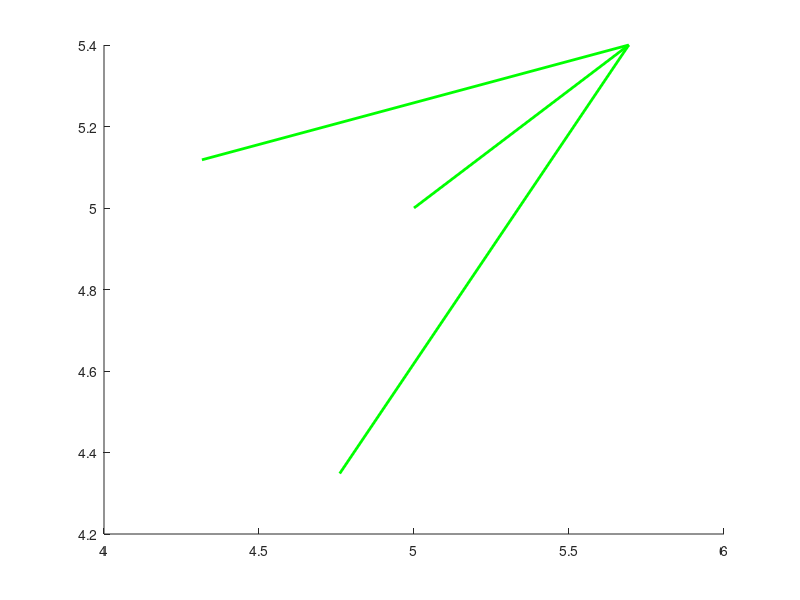

Here is the MATLAB script that generated this plot: (Note: this script raises an error after producing the figure.)
clc;clear; close all;
figure(1);
circle=[5,5,1.5]; pose=[5,5,pi/6];
hold on;
quiver(pose(1),pose(2),0.8*cos(pose(3)),0.8*sin(pose(3)),'g','LineWidth',2,'MaxHeadSize',1,'AutoScaleFactor',0.89,'AutoScale','off')
plot_circle([5,5],1.5); axis([0,10,0,10]);
plot(pose(1),pose(2),'g.','MarkerSize',18);
[x1,y1,x2,y2]=P1P2(pose,circle);
[left,right]= vert_cal(pose,0.7);
plot([x1,x2],[y1,y2],'r')
plot(x1,y1,'k.','MarkerSize',15); plot(x2,y2,'k.','MarkerSize',15);
plot(left(1),left(2),'m.','MarkerSize',15);
plot(right(1),right(2),'m.','MarkerSize',15)
text(x1-0.3,y1-0.3,'P_1')
text(x2-0.3,y2-0.3,'P_2')
text(pose(1)-0.3,pose(2)-0.3,'P^c_i')
text(left(1)-0.3,left(2)-0.3,'P_3')
text(right(1)-0.3,right(2)-0.3,'P_4')
plot_circle2([x1,y1],0.5);
plot_circle2([x2,y2],0.5);
saveas(gca,'baseline_case1.eps','psc2');

figure(2);
circle=[5,5,1.5]; pose=[4,4,pi/4];
hold on;
quiver(pose(1),pose(2),0.8*cos(pose(3)),0.8*sin(pose(3)),'g','LineWidth',2,'MaxHeadSize',1,'AutoScaleFactor',0.89,'AutoScale','off')
plot_circle([5,5],1.5); axis([0,10,0,10]);
plot(4,4,'g.','MarkerSize',18);
[x1,y1,x2,y2]=P1P2(pose,circle);
[left,right]= vert_cal(pose,1.7);
plot([left(1),right(1)],[left(2),right(2)],'r')
plot(x1,y1,'k.','MarkerSize',15); plot(x2,y2,'k.','MarkerSize',15);
plot(left(1),left(2),'m.','MarkerSize',15);
plot(right(1),right(2),'m.','MarkerSize',15)
text(x1-0.3,y1-0.3,'P_1')
text(x2-0.3,y2-0.3,'P_2')
text(pose(1)-0.3,pose(2)-0.3,'P^c_i')
text(left(1)-0.3,left(2)-0.3,'P_3')
text(right(1)-0.3,right(2)-0.3,'P_4')
plot_circle2([left(1),left(2)],0.5);
plot_circle2([right(1),right(2)],0.5);
saveas(gca,'baseline_case2.eps','psc2');


figure(3);
circle=[5,5,1.5]; 
pose=[3.5,4,2*pi/5];
hold on;
quiver(pose(1),pose(2),0.8*cos(pose(3)),0.8*sin(pose(3)),'g','LineWidth',2,'MaxHeadSize',1,'AutoScaleFactor',0.89,'AutoScale','off')
plot_circle([5,5],1.5); axis([0,10,0,10]);
plot(pose(1),pose(2),'g.','MarkerSize',18);
[x1,y1,x2,y2]=P1P2(pose,circle);
[left,right]= vert_cal(pose,1.1);
plot([left(1),x2],[left(2),y2],'r')
plot(x1,y1,'k.','MarkerSize',15); plot(x2,y2,'k.','MarkerSize',15);
plot(left(1),left(2),'m.','MarkerSize',15);
plot(right(1),right(2),'m.','MarkerSize',15)
text(x1-0.3,y1-0.3,'P_1')
text(x2-0.3,y2-0.3,'P_2')
text(left(1)-0.3,left(2)-0.3,'P_3')
text(right(1)-0.3,right(2)-0.3,'P_4')
text(pose(1)-0.3,pose(2)-0.3,'P^c_i')
plot_circle2([left(1),left(2)],0.5);
plot_circle2([x2,y2],0.5);
saveas(gca,'baseline_case3.eps','psc2');




function [x1,y1,x2,y2]=P1P2(pose,circle)
x=pose(1); y=pose(2);
k=tan(pose(3)+pi/2);
b=pose(2)-k*pose(1);
aa=1+k^2;
bb=-2*circle(1)+2*k*(b-circle(2));
cc= circle(1)^2+(b-circle(2))^2-circle(3)^2;   
x1=1/(2*aa)*(-bb-sqrt(bb^2-4*aa*cc));
y1=y+(x1-x)*k;
x2=1/(2*aa)*(-bb+sqrt(bb^2-4*aa*cc));
y2=y-(x-x2)*k; 
end
function plot_circle(center, radius)
theta = linspace(0,2*pi,100);
x=center(1); y=center(2);
xc = center(1) + radius*cos(theta);
yc = center(2) + radius*sin(theta);
plot(x,y,'r*',xc,yc,'b-')
end
function plot_circle2(center, radius)
theta = linspace(0,2*pi,100);
x=center(1); y=center(2);
xc = center(1) + radius*cos(theta);
yc = center(2) + radius*sin(theta);
plot(xc,yc,'c-')
end
function [left,right]=vert_cal(pose,l)
   att=pose(3)+pi/2;
   left=[pose(1)+l*cos(att),pose(2)+l*sin(att)];
   right=[pose(1)-l*cos(att),pose(2)-l*sin(att)];
end